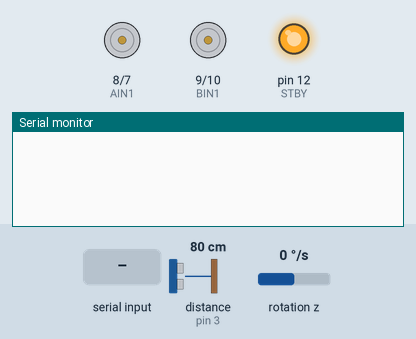
The sketch below on a simulated Arduino Nano, built with avr-gcc and run on an emulated ATmega328P. Parts: motor-driver pin pairs drawn as motors (green arrow = first pin HIGH = forward, orange = second pin HIGH = backward, longer = more drive, scaled by the enable pin, stopped while the standby pin is LOW), output pins drawn as LEDs (lit = HIGH), the last lines printed to the serial monitor. Wiring (inferred from the names in the program): ultrasonic range finder: trigger pin 2; echo pin 3; MPU-6050 motion sensor at I2C address 0x68. The inputs (shaded band) are chosen by the test bench; at power-on: distance to the obstacle (sensor on pin 3) 80 cm, rotation z 0 °/s. The echo pulse lasts 58.3 µs per cm; pins used as bus, display or sensor lines are not drawn.

Above: at 1.5 s.
1.6 s: "FORWARD\n" received over Serial
At 1.88 s:
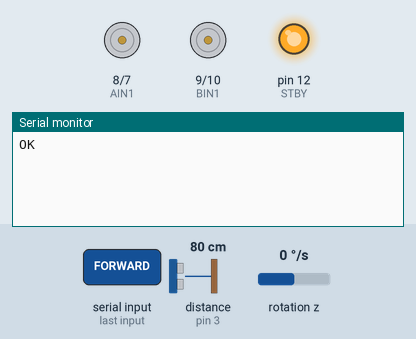
3.6 s: "BACKWARD\n" received over Serial
At 4.9 s:
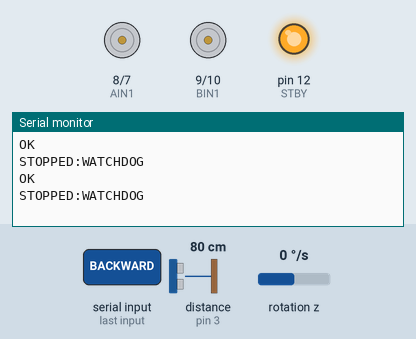
5.6 s: "LEFT\n" received over Serial
At 5.88 s:
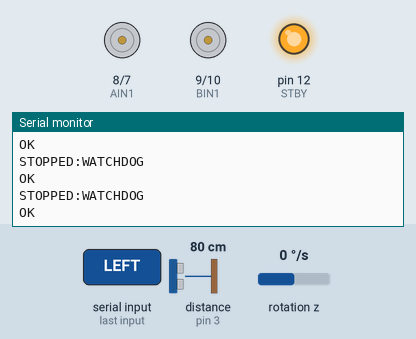
7.6 s: "RIGHT\n" received over Serial
At 9.0 s:
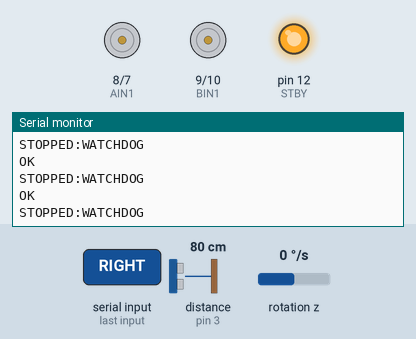
9.6 s: "SPIN_LEFT\n" received over Serial
At 9.89 s:
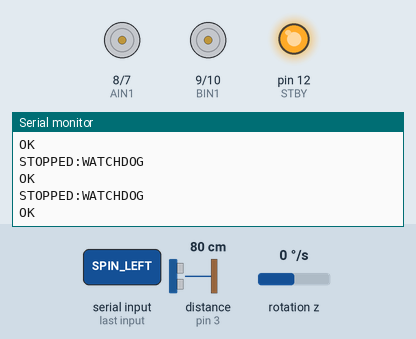
11.6 s: "SPIN_RIGHT\n" received over Serial
At 13.5 s:
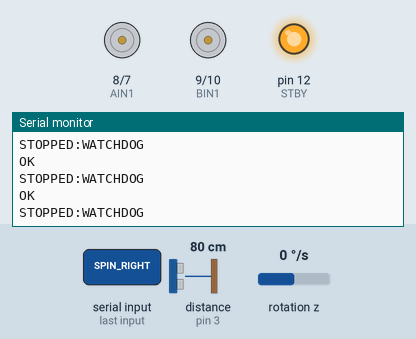

Measured:
- after the input at 1.6 s, the serial monitor: prints a new line at once (image 1)

The sketch:

rover.ino
```cpp
// Rover firmware — serial command parser with motor control
// Protocol: ASCII, newline-terminated, 9600 baud
// See docs/plans/2026-03-01-rover-brain-design.md
#include <Wire.h>

// === Pin mapping (Arduino Nano → TB6612FNG) ===
// Motor A = Left motor
const int PWMA = 6;
const int AIN2 = 7;
const int AIN1 = 8;
// Motor B = Right motor
const int BIN1 = 9;
const int BIN2 = 10;
const int PWMB = 11;
// Standby
const int STBY = 12;

// Ultrasonic sensor (HC-SR04)
const int TRIG_PIN = 2;
const int ECHO_PIN = 3;

const int OBSTACLE_THRESHOLD_CM = 20;

// MPU6050 gyroscope
const int MPU_ADDR = 0x68;
const int SPIN_TO_SPEED = 120;
const unsigned long SPIN_TO_TIMEOUT = 5000;
const float HEADING_TOLERANCE = 3.0;

// === Motor direction constants ===
const int DIR_STOP = 0;
const int DIR_FORWARD = 1;
const int DIR_REVERSE = 2;

// === State ===
char cmdBuffer[64];
int cmdLen = 0;

int leftSpeed = 0;
int leftDir = DIR_STOP;
int rightSpeed = 0;
int rightDir = DIR_STOP;

unsigned long lastCmdTime = 0;
bool watchdogFired = false;
unsigned long cmdCount = 0;
unsigned long loopCount = 0;
unsigned long loopRateTime = 0;
unsigned long loopRate = 0;

long distanceCm = 999;
bool obstacleBlocked = false;
unsigned long lastMeasureTime = 0;
const unsigned long MEASURE_INTERVAL = 60;  // ms between readings

float heading = 0.0;
float gyroZoffset = 0.0;
unsigned long lastGyroTime = 0;
bool spinToActive = false;
float spinToTarget = 0.0;
unsigned long spinToStart = 0;

const unsigned long WATCHDOG_TIMEOUT = 500;

// === Motor control ===
void setMotors(int lSpeed, int lDir, int rSpeed, int rDir) {
  leftSpeed = lSpeed;
  leftDir = lDir;
  rightSpeed = rSpeed;
  rightDir = rDir;

  // Clamp speed
  lSpeed = constrain(lSpeed, 0, 255);
  rSpeed = constrain(rSpeed, 0, 255);

  // Left motor (Motor A)
  if (lDir == DIR_FORWARD) {
    digitalWrite(AIN1, HIGH);
    digitalWrite(AIN2, LOW);
  } else if (lDir == DIR_REVERSE) {
    digitalWrite(AIN1, LOW);
    digitalWrite(AIN2, HIGH);
  } else {
    digitalWrite(AIN1, LOW);
    digitalWrite(AIN2, LOW);
  }
  analogWrite(PWMA, lDir == DIR_STOP ? 0 : lSpeed);

  // Right motor (Motor B)
  if (rDir == DIR_FORWARD) {
    digitalWrite(BIN1, HIGH);
    digitalWrite(BIN2, LOW);
  } else if (rDir == DIR_REVERSE) {
    digitalWrite(BIN1, LOW);
    digitalWrite(BIN2, HIGH);
  } else {
    digitalWrite(BIN1, LOW);
    digitalWrite(BIN2, LOW);
  }
  analogWrite(PWMB, rDir == DIR_STOP ? 0 : rSpeed);
}

void stopMotors() {
  setMotors(0, DIR_STOP, 0, DIR_STOP);
}

// === STATUS response helper ===
char motorChar(int dir) {
  if (dir == DIR_FORWARD) return 'F';
  if (dir == DIR_REVERSE) return 'R';
  return 'S';
}

void sendStatus() {
  unsigned long now = millis();
  unsigned long timeSinceCmd = (cmdCount == 0) ? now : (now - lastCmdTime);

  Serial.print("STATUS:motors=");
  if (leftDir == DIR_STOP) {
    Serial.print("S");
  } else {
    Serial.print(motorChar(leftDir));
    Serial.print(leftSpeed);
  }
  Serial.print(",");
  if (rightDir == DIR_STOP) {
    Serial.print("S");
  } else {
    Serial.print(motorChar(rightDir));
    Serial.print(rightSpeed);
  }
  Serial.print(";dist=");
  Serial.print(distanceCm);
  Serial.print("cm;heading=");
  Serial.print((int)heading);
  Serial.print(";uptime=");
  Serial.print(now);
  Serial.print(";cmds=");
  Serial.print(cmdCount);
  Serial.print(";last_cmd=");
  Serial.print(timeSinceCmd);
  Serial.print("ms;loop=");
  Serial.print(loopRate);
  Serial.println("hz");
}

void measureDistance() {
  if (millis() - lastMeasureTime < MEASURE_INTERVAL) return;
  lastMeasureTime = millis();

  // Trigger pulse
  digitalWrite(TRIG_PIN, LOW);
  delayMicroseconds(2);
  digitalWrite(TRIG_PIN, HIGH);
  delayMicroseconds(10);
  digitalWrite(TRIG_PIN, LOW);

  // Read echo (timeout 20ms = ~340cm max)
  long duration = pulseIn(ECHO_PIN, HIGH, 20000);
  if (duration == 0) {
    distanceCm = 999;  // no echo = nothing in range
  } else {
    distanceCm = duration / 58;  // speed of sound conversion
  }

  // Check obstacle
  if (distanceCm < OBSTACLE_THRESHOLD_CM && !obstacleBlocked) {
    stopMotors();
    Serial.println("STOPPED:OBSTACLE");
    obstacleBlocked = true;
  } else if (distanceCm >= OBSTACLE_THRESHOLD_CM) {
    obstacleBlocked = false;
  }
}

void initGyro() {
  Wire.begin();
  Wire.beginTransmission(MPU_ADDR);
  Wire.write(0x6B);
  Wire.write(0);
  Wire.endTransmission();

  Wire.beginTransmission(MPU_ADDR);
  Wire.write(0x1B);
  Wire.write(0);
  Wire.endTransmission();

  delay(100);
  float sum = 0;
  for (int i = 0; i < 100; i++) {
    Wire.beginTransmission(MPU_ADDR);
    Wire.write(0x47);
    Wire.endTransmission(false);
    Wire.requestFrom(MPU_ADDR, 2);
    int16_t raw = (Wire.read() << 8) | Wire.read();
    sum += raw;
    delay(2);
  }
  gyroZoffset = sum / 100.0;
  lastGyroTime = micros();
}

void updateHeading() {
  Wire.beginTransmission(MPU_ADDR);
  Wire.write(0x47);
  Wire.endTransmission(false);
  Wire.requestFrom(MPU_ADDR, 2);
  int16_t raw = (Wire.read() << 8) | Wire.read();

  unsigned long now = micros();
  float dt = (now - lastGyroTime) / 1000000.0;
  lastGyroTime = now;

  float rate = (raw - gyroZoffset) / 131.0;
  heading += rate * dt;

  while (heading < 0) heading += 360.0;
  while (heading >= 360) heading -= 360.0;
}

void processSpinTo() {
  if (!spinToActive) return;

  if (millis() - spinToStart > SPIN_TO_TIMEOUT) {
    stopMotors();
    spinToActive = false;
    Serial.println("ERR:SPIN_TIMEOUT");
    return;
  }

  float diff = spinToTarget - heading;
  if (diff > 180) diff -= 360;
  if (diff < -180) diff += 360;

  if (abs(diff) <= HEADING_TOLERANCE) {
    stopMotors();
    spinToActive = false;
    Serial.println("OK");
    return;
  }

  if (diff > 0) {
    setMotors(SPIN_TO_SPEED, DIR_FORWARD, SPIN_TO_SPEED, DIR_REVERSE);
  } else {
    setMotors(SPIN_TO_SPEED, DIR_REVERSE, SPIN_TO_SPEED, DIR_FORWARD);
  }
}

// === Command processing ===
void processCommand(char* cmd) {
  cmdCount++;
  lastCmdTime = millis();
  watchdogFired = false;

  // Trim trailing \r if present
  int len = strlen(cmd);
  if (len > 0 && cmd[len - 1] == '\r') {
    cmd[len - 1] = '\0';
    len--;
  }

  if (len == 0) {
    Serial.println("ERR:EMPTY");
    return;
  }

  // Split command and argument
  char* space = strchr(cmd, ' ');
  int arg = 0;
  if (space != NULL) {
    *space = '\0';
    arg = atoi(space + 1);
  }

  // Dispatch
  if (strcmp(cmd, "FORWARD") == 0) {
    if (obstacleBlocked) {
      Serial.println("ERR:OBSTACLE");
    } else {
      int speed = constrain(arg, 0, 255);
      setMotors(speed, DIR_FORWARD, speed, DIR_FORWARD);
      Serial.println("OK");
    }
  } else if (strcmp(cmd, "BACKWARD") == 0) {
    int speed = constrain(arg, 0, 255);
    setMotors(speed, DIR_REVERSE, speed, DIR_REVERSE);
    Serial.println("OK");
  } else if (strcmp(cmd, "LEFT") == 0) {
    int speed = constrain(arg, 0, 255);
    setMotors(0, DIR_STOP, speed, DIR_FORWARD);
    Serial.println("OK");
  } else if (strcmp(cmd, "RIGHT") == 0) {
    int speed = constrain(arg, 0, 255);
    setMotors(speed, DIR_FORWARD, 0, DIR_STOP);
    Serial.println("OK");
  } else if (strcmp(cmd, "SPIN_LEFT") == 0) {
    int speed = constrain(arg, 0, 255);
    setMotors(speed, DIR_REVERSE, speed, DIR_FORWARD);
    Serial.println("OK");
  } else if (strcmp(cmd, "SPIN_RIGHT") == 0) {
    int speed = constrain(arg, 0, 255);
    setMotors(speed, DIR_FORWARD, speed, DIR_REVERSE);
    Serial.println("OK");
  } else if (strcmp(cmd, "SPIN_TO") == 0) {
    spinToTarget = constrain(arg, 0, 359);
    spinToActive = true;
    spinToStart = millis();
  } else if (strcmp(cmd, "STOP") == 0) {
    stopMotors();
    Serial.println("OK");
  } else if (strcmp(cmd, "PING") == 0) {
    Serial.println("PONG");
  } else if (strcmp(cmd, "STATUS") == 0) {
    sendStatus();
  } else {
    Serial.print("ERR:UNKNOWN_CMD:");
    Serial.println(cmd);
  }
}

// === Setup ===
void setup() {
  pinMode(PWMA, OUTPUT);
  pinMode(AIN1, OUTPUT);
  pinMode(AIN2, OUTPUT);
  pinMode(PWMB, OUTPUT);
  pinMode(BIN1, OUTPUT);
  pinMode(BIN2, OUTPUT);
  pinMode(STBY, OUTPUT);

  pinMode(TRIG_PIN, OUTPUT);
  pinMode(ECHO_PIN, INPUT);

  digitalWrite(STBY, HIGH);
  stopMotors();

  Serial.begin(9600);
  initGyro();
  lastCmdTime = millis();
  loopRateTime = millis();
}

// === Main loop (non-blocking) ===
void loop() {
  // 1. Watchdog check (skip during SPIN_TO)
  if (cmdCount > 0 && !watchdogFired && !spinToActive) {
    if (millis() - lastCmdTime > WATCHDOG_TIMEOUT) {
      stopMotors();
      Serial.println("STOPPED:WATCHDOG");
      watchdogFired = true;
    }
  }

  // 2. Ultrasonic distance check
  measureDistance();

  // 3. Gyroscope heading update
  updateHeading();

  // 4. SPIN_TO processing
  processSpinTo();

  // 5. Read serial byte-by-byte
  while (Serial.available()) {
    char c = Serial.read();
    if (c == '\n') {
      cmdBuffer[cmdLen] = '\0';
      processCommand(cmdBuffer);
      cmdLen = 0;
    } else if (cmdLen < 63) {
      cmdBuffer[cmdLen++] = c;
    } else {
      // Buffer overflow — discard
      cmdLen = 0;
      Serial.println("ERR:OVERFLOW");
    }
  }

  // 6. Loop rate tracking (update every second)
  loopCount++;
  if (millis() - loopRateTime >= 1000) {
    loopRate = loopCount;
    loopCount = 0;
    loopRateTime = millis();
  }
}
```
